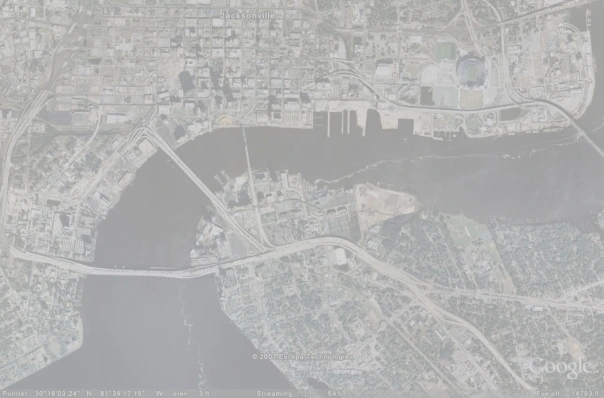
#> input picture Project 2 Image Enhancement/input/sat_map.png, 604 x 398 px
$ python Histogram_color.py
#> lines starting #> are read from the running program, lines starting #| are printed output that depends on the picture
# Michael Rizig
# Project 2: Image Enhancement
# 001008703
# File 3: Histogram Color Equalization
# 6/12/2024

# nessesary imports
import cv2
from skimage import io
import matplotlib.pyplot as plottool

#define the equalization funciton for this image
# finding a function for this image was more challanging than the previous uni image
# by analizing the histogram we can see that the graph centers around the range (165,220) and has a range with of around 65
# we also see that there are a few outlier pixels in the extremes that would give us issues
def equalizationFunc(pixel):
    # to account for low outliers that would give weird artifacts in the output, I use a simple if statement
    if pixel <150:
        #if the pixel is below our main range, set it equal to 0 to prevent strange artifacting
        pixel =0
    else:
        #else we subtract the pixel from out lower bound so that we dont lose any colors on the high end, and that we convert the problem back to a simple range expansion in one directoin
        pixel -=150
    # by using the same concept from the previous histogram eq file, we divide each pixel by our range, and scale the (0,1) result to (0,255) by multiplying
    return 255 * (pixel/65)

#define our color range and max color value for the histogram
colorrange = [0,256]
maxsize= [256]
#as usual we set path and use skimage to open file
satpath = 'input/sat_map.png'
satImage = io.imread(satpath)
#> satImage is the input picture: shape (398, 604, 3); mean R, G, B 178.9, 179.4, 178.8
#print(satImage[0][0])

#define out output image


satImage = cv2.cvtColor(satImage,cv2.COLOR_BGR2RGB)
out = satImage.copy()
#sshow our input image before processing
plottool.imshow(satImage)
plottool.show()

#calculate histogram for first channel (B)
hist = cv2.calcHist([satImage], [0], None, maxsize, colorrange)
#> hist = 256 values, max 9621 at index 173, min 0 at index 0, mean 939
#plot histrogram to show our original image's B channel
plottool.plot(hist)
plottool.title("B distribution Before:")
plottool.show()
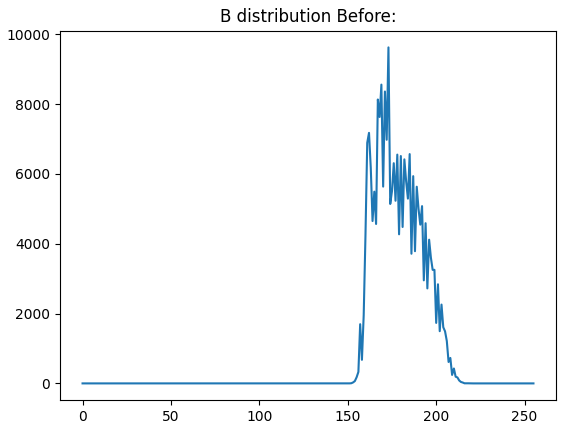
#> figure drawn by matplotlib, 1 panel; curve peaks at x = 173, y = 9621

#histogram correction for B
for k in range(0,satImage.shape[0]):
    for p in range(0,satImage.shape[1]):
        out[k][p][0] = equalizationFunc(satImage[k][p][0])
#> this loop made 398 passes
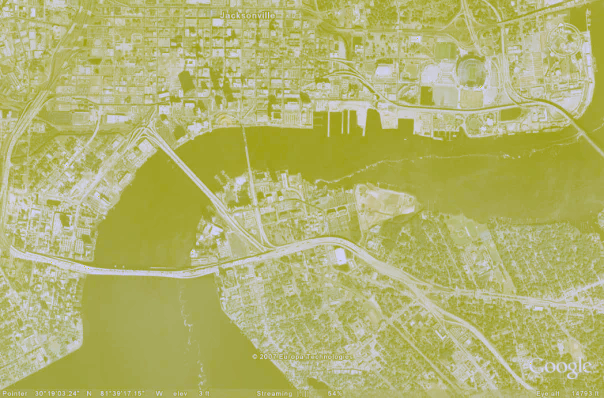
#> out: shape (398, 604, 3); mean B, G, R 112.4, 179.4, 178.9

#show output image after our B channel correction
plottool.imshow(out)
plottool.show()
out = cv2.cvtColor(out,cv2.COLOR_BGR2RGB)

cv2.imwrite('output/hist/satmap/B-Corrected.png',out)
#show equalized historgram for B channel after processing
hist = cv2.calcHist([out], [0], None, maxsize, colorrange)
plottool.plot(hist)
plottool.title("B distribution After EQ:")
plottool.show()
#> figure, not shown here; curve peaks at x = 163, y = 12581

hist = cv2.calcHist([out], [1], None, maxsize, colorrange)
plottool.plot(hist)
plottool.title("G distribution Before EQ:")
plottool.show()
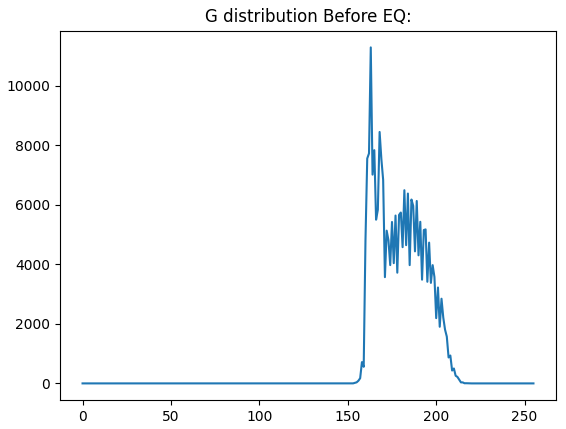
#> figure drawn by matplotlib, 1 panel; curve peaks at x = 163, y = 11296
#histogram correction for G
for k in range(0,satImage.shape[0]):
    for p in range(0,satImage.shape[1]):
        out[k][p][1] = equalizationFunc(satImage[k][p][1])
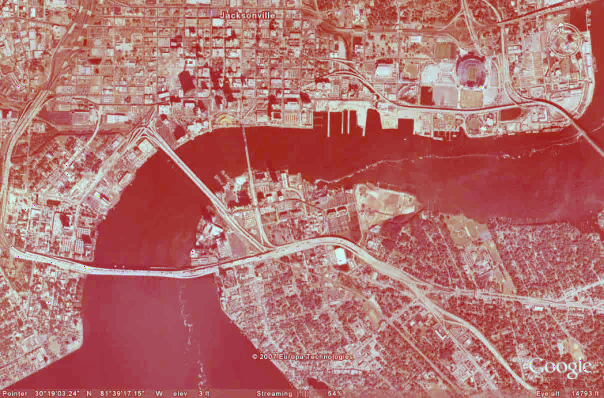
#> out: shape (398, 604, 3); mean R, G, B 178.9, 115, 112.4

#show output image after G channel histogram equalization
plottool.imshow(out)
plottool.show()
out = cv2.cvtColor(out,cv2.COLOR_BGR2RGB)
cv2.imwrite('output/hist/satmap/G-Corrected.png',out)

# show equalized histogram for g values
hist = cv2.calcHist([out], [1], None, maxsize, colorrange)
plottool.plot(hist)
plottool.title("G distribution After EQ:")
plottool.show()
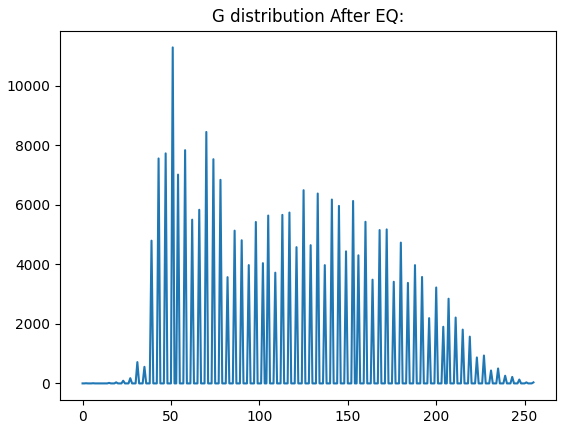
#> figure drawn by matplotlib, 1 panel; curve peaks at x = 51, y = 11296

hist = cv2.calcHist([out], [2], None, maxsize, colorrange)
plottool.plot(hist)
plottool.title("R distribution Before EQ:")
plottool.show()
#> figure, not shown here; curve peaks at x = 163, y = 12581
#correct R values
for k in range(0,satImage.shape[0]):
    for p in range(0,satImage.shape[1]):
        out[k][p][2] = equalizationFunc(satImage[k][p][2])
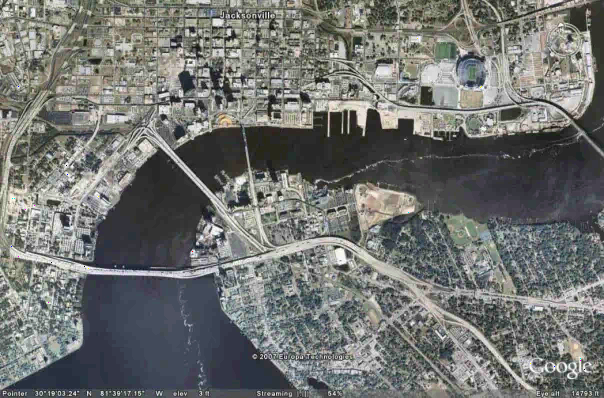
#> out: shape (398, 604, 3); mean B, G, R 112.4, 115, 113

#show resulting image
plottool.imshow(out)
plottool.show()
out = cv2.cvtColor(out,cv2.COLOR_BGR2RGB)

cv2.imwrite('output/hist/satmap/R-Corrected.png',out)


#show resulting histo
hist = cv2.calcHist([out], [2], None, maxsize, colorrange)
plottool.plot(hist)
plottool.title("R distribution After EQ:")
plottool.show()
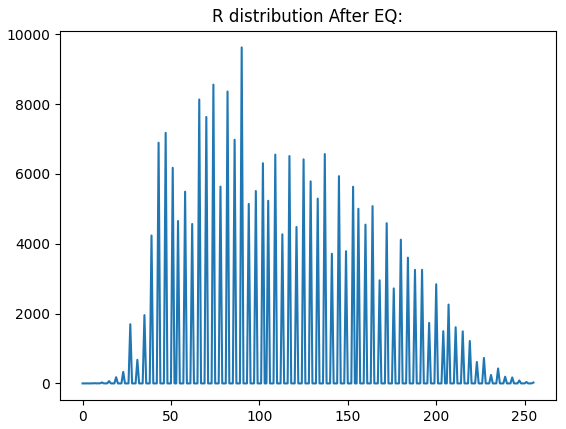
#> figure drawn by matplotlib, 1 panel; curve peaks at x = 90, y = 9621
